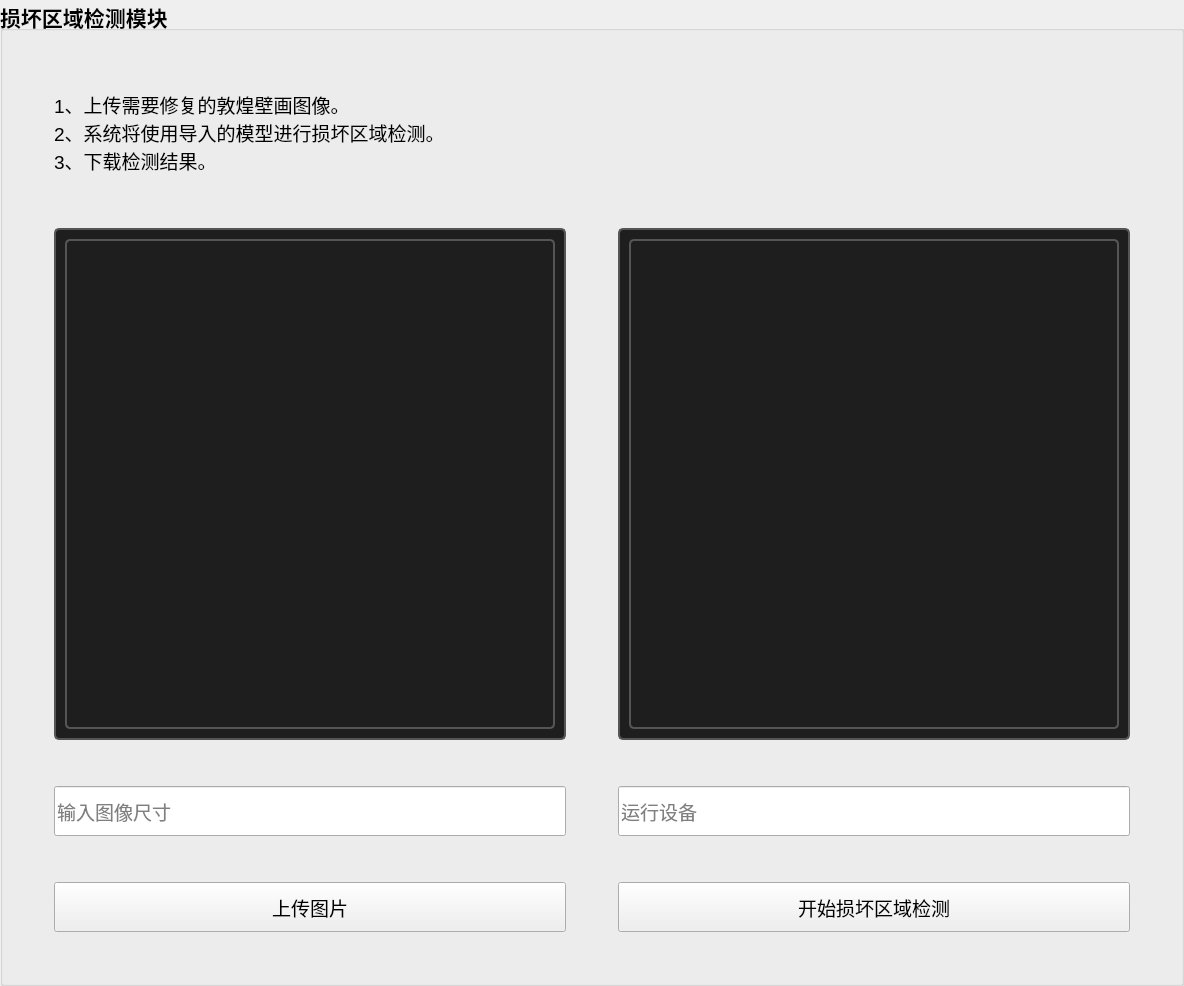
             <widget class="QGroupBox" name="groupBox_6">
              <property name="minimumSize">
               <size>
                <width>500</width>
                <height>800</height>
               </size>
              </property>
              <property name="font">
               <font>
                <pointsize>16</pointsize>
                <bold>true</bold>
               </font>
              </property>
              <property name="title">
               <string>损坏区域检测模块</string>
              </property>
              <layout class="QVBoxLayout" name="verticalLayout_3">
               <item>
                <layout class="QGridLayout" name="gridLayout">
                 <item row="4" column="1">
                  <spacer name="verticalSpacer_5">
                   <property name="orientation">
                    <enum>Qt::Orientation::Vertical</enum>
                   </property>
                   <property name="sizeHint" stdset="0">
                    <size>
                     <width>20</width>
                     <height>40</height>
                    </size>
                   </property>
                  </spacer>
                 </item>
                 <item row="3" column="1">
                  <widget class="QFrame" name="frame">
                   <property name="sizePolicy">
                    <sizepolicy hsizetype="Preferred" vsizetype="Preferred">
                     <horstretch>0</horstretch>
                     <verstretch>0</verstretch>
                    </sizepolicy>
                   </property>
                   <property name="minimumSize">
                    <size>
                     <width>512</width>
                     <height>512</height>
                    </size>
                   </property>
                   <property name="styleSheet">
                    <string notr="true">    border: 2px solid #555;       /* 边框粗细 + 颜色 */
    border-radius: 5px;           /* 圆角 */
    background-color: #1e1e1e;    /* 背景色 */</string>
                   </property>
                   <property name="frameShape">
                    <enum>QFrame::Shape::StyledPanel</enum>
                   </property>
                   <property name="frameShadow">
                    <enum>QFrame::Shadow::Raised</enum>
                   </property>
                   <layout class="QVBoxLayout" name="verticalLayout_11">
                    <item>
                     <widget class="QGraphicsView" name="graphicsView_init_image"/>
                    </item>
                   </layout>
                  </widget>
                 </item>
                 <item row="7" column="1">
                  <widget class="QPushButton" name="pushButton_upload_image">
                   <property name="minimumSize">
                    <size>
                     <width>200</width>
                     <height>50</height>
                    </size>
                   </property>
                   <property name="font">
                    <font>
                     <pointsize>14</pointsize>
                     <bold>false</bold>
                    </font>
                   </property>
                   <property name="text">
                    <string>上传图片</string>
                   </property>
                  </widget>
                 </item>
                 <item row="8" column="1">
                  <spacer name="verticalSpacer_7">
                   <property name="orientation">
                    <enum>Qt::Orientation::Vertical</enum>
                   </property>
                   <property name="sizeHint" stdset="0">
                    <size>
                     <width>20</width>
                     <height>40</height>
                    </size>
                   </property>
                  </spacer>
                 </item>
                 <item row="3" column="2">
                  <spacer name="horizontalSpacer_7">
                   <property name="orientation">
                    <enum>Qt::Orientation::Horizontal</enum>
                   </property>
                   <property name="sizeHint" stdset="0">
                    <size>
                     <width>40</width>
                     <height>20</height>
                    </size>
                   </property>
                  </spacer>
                 </item>
                 <item row="2" column="1">
                  <spacer name="verticalSpacer_4">
                   <property name="orientation">
                    <enum>Qt::Orientation::Vertical</enum>
                   </property>
                   <property name="sizeHint" stdset="0">
                    <size>
                     <width>20</width>
                     <height>40</height>
                    </size>
                   </property>
                  </spacer>
                 </item>
                 <item row="7" column="3">
                  <widget class="QPushButton" name="pushButton_seg_detect">
                   <property name="minimumSize">
                    <size>
                     <width>200</width>
                     <height>50</height>
                    </size>
                   </property>
                   <property name="font">
                    <font>
                     <pointsize>14</pointsize>
                     <bold>false</bold>
                    </font>
                   </property>
                   <property name="text">
                    <string>开始损坏区域检测</string>
                   </property>
                  </widget>
                 </item>
                 <item row="3" column="0">
                  <spacer name="horizontalSpacer_8">
                   <property name="orientation">
                    <enum>Qt::Orientation::Horizontal</enum>
                   </property>
                   <property name="sizeHint" stdset="0">
                    <size>
                     <width>40</width>
                     <height>20</height>
                    </size>
                   </property>
                  </spacer>
                 </item>
                 <item row="5" column="3">
                  <widget class="QLineEdit" name="lineEdit_device">
                   <property name="minimumSize">
                    <size>
                     <width>200</width>
                     <height>50</height>
                    </size>
                   </property>
                   <property name="font">
                    <font>
                     <pointsize>14</pointsize>
                     <bold>false</bold>
                    </font>
                   </property>
                   <property name="placeholderText">
                    <string>运行设备</string>
                   </property>
                  </widget>
                 </item>
                 <item row="5" column="1">
                  <widget class="QLineEdit" name="lineEdit_size">
                   <property name="minimumSize">
                    <size>
                     <width>200</width>
                     <height>50</height>
                    </size>
                   </property>
                   <property name="font">
                    <font>
                     <pointsize>14</pointsize>
                     <bold>false</bold>
                    </font>
                   </property>
                   <property name="placeholderText">
                    <string>输入图像尺寸</string>
                   </property>
                  </widget>
                 </item>
                 <item row="3" column="3">
                  <widget class="QFrame" name="frame_3">
                   <property name="sizePolicy">
                    <sizepolicy hsizetype="Preferred" vsizetype="Preferred">
                     <horstretch>0</horstretch>
                     <verstretch>0</verstretch>
                    </sizepolicy>
                   </property>
                   <property name="minimumSize">
                    <size>
                     <width>512</width>
                     <height>512</height>
                    </size>
                   </property>
                   <property name="styleSheet">
                    <string notr="true">    border: 2px solid #555;       /* 边框粗细 + 颜色 */
    border-radius: 5px;           /* 圆角 */
    background-color: #1e1e1e;    /* 背景色 */</string>
                   </property>
                   <property name="frameShape">
                    <enum>QFrame::Shape::StyledPanel</enum>
                   </property>
                   <property name="frameShadow">
                    <enum>QFrame::Shadow::Raised</enum>
                   </property>
                   <layout class="QVBoxLayout" name="verticalLayout_12">
                    <item>
                     <widget class="QGraphicsView" name="graphicsView_mask"/>
                    </item>
                   </layout>
                  </widget>
                 </item>
                 <item row="0" column="1">
                  <spacer name="verticalSpacer_6">
                   <property name="orientation">
                    <enum>Qt::Orientation::Vertical</enum>
                   </property>
                   <property name="sizeHint" stdset="0">
                    <size>
                     <width>20</width>
                     <height>40</height>
                    </size>
                   </property>
                  </spacer>
                 </item>
                 <item row="1" column="1" colspan="3">
                  <widget class="QLabel" name="label">
                   <property name="minimumSize">
                    <size>
                     <width>0</width>
                     <height>100</height>
                    </size>
                   </property>
                   <property name="font">
                    <font>
                     <pointsize>14</pointsize>
                     <bold>false</bold>
                    </font>
                   </property>
                   <property name="text">
                    <string>1、上传需要修复的敦煌壁画图像。
2、系统将使用导入的模型进行损坏区域检测。
3、下载检测结果。</string>
                   </property>
                  </widget>
                 </item>
                 <item row="3" column="4">
                  <spacer name="horizontalSpacer_9">
                   <property name="orientation">
                    <enum>Qt::Orientation::Horizontal</enum>
                   </property>
                   <property name="sizeHint" stdset="0">
                    <size>
                     <width>40</width>
                     <height>20</height>
                    </size>
                   </property>
                  </spacer>
                 </item>
                 <item row="6" column="1">
                  <spacer name="verticalSpacer">
                   <property name="orientation">
                    <enum>Qt::Orientation::Vertical</enum>
                   </property>
                   <property name="sizeHint" stdset="0">
                    <size>
                     <width>20</width>
                     <height>40</height>
                    </size>
                   </property>
                  </spacer>
                 </item>
                </layout>
               </item>
              </layout>
             </widget>
